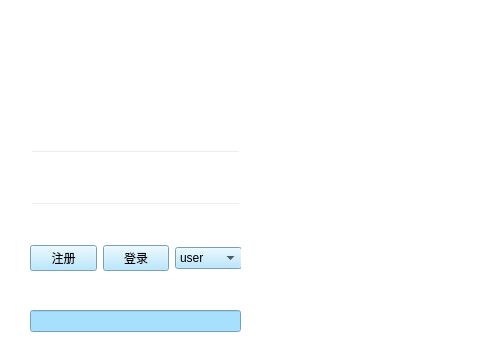
<?xml version="1.0" encoding="UTF-8"?>
<ui version="4.0">
 <class>MainWindow</class>
 <widget class="QMainWindow" name="MainWindow">
  <property name="geometry">
   <rect>
    <x>0</x>
    <y>0</y>
    <width>500</width>
    <height>351</height>
   </rect>
  </property>
  <property name="sizePolicy">
   <sizepolicy hsizetype="Fixed" vsizetype="Fixed">
    <horstretch>0</horstretch>
    <verstretch>0</verstretch>
   </sizepolicy>
  </property>
  <property name="windowTitle">
   <string>MainWindow</string>
  </property>
  <property name="styleSheet">
   <string notr="true">
background-color: rgb(255, 255, 255);
</string>
  </property>
  <widget class="QWidget" name="centralwidget">
   <property name="sizePolicy">
    <sizepolicy hsizetype="Fixed" vsizetype="Fixed">
     <horstretch>0</horstretch>
     <verstretch>0</verstretch>
    </sizepolicy>
   </property>
   <property name="styleSheet">
    <string notr="true"/>
   </property>
   <widget class="QWidget" name="layoutWidget">
    <property name="geometry">
     <rect>
      <x>0</x>
      <y>0</y>
      <width>501</width>
      <height>371</height>
     </rect>
    </property>
    <layout class="QHBoxLayout" name="horizontalLayout_4">
     <item>
      <widget class="QWidget" name="widget" native="true">
       <property name="styleSheet">
        <string notr="true">background-color: argb(255, 247, 248,0)</string>
       </property>
       <widget class="QWidget" name="widget_2" native="true">
        <property name="geometry">
         <rect>
          <x>0</x>
          <y>0</y>
          <width>501</width>
          <height>351</height>
         </rect>
        </property>
        <property name="styleSheet">
         <string notr="true">
background-color: rgba(170, 255, 255, 0);
</string>
        </property>
        <widget class="QLabel" name="label">
         <property name="geometry">
          <rect>
           <x>-10</x>
           <y>0</y>
           <width>541</width>
           <height>351</height>
          </rect>
         </property>
         <property name="styleSheet">
          <string notr="true">border-image:url(:/login/allpicture/login/octobackward.jpg)</string>
         </property>
         <property name="text">
          <string/>
         </property>
        </widget>
        <widget class="QWidget" name="layoutWidget_2">
         <property name="geometry">
          <rect>
           <x>30</x>
           <y>150</y>
           <width>211</width>
           <height>182</height>
          </rect>
         </property>
         <layout class="QVBoxLayout" name="verticalLayout_5">
          <item>
           <layout class="QVBoxLayout" name="verticalLayout_3">
            <item>
             <layout class="QVBoxLayout" name="verticalLayout_2">
              <item>
               <layout class="QVBoxLayout" name="verticalLayout">
                <item>
                 <layout class="QHBoxLayout" name="horizontalLayout">
                  <item>
                   <widget class="QLineEdit" name="yongHuMing">
                    <property name="minimumSize">
                     <size>
                      <width>0</width>
                      <height>30</height>
                     </size>
                    </property>
                    <property name="styleSheet">
                     <string notr="true">border-image:url(:/login/allpicture/login/username.png);
padding-left:65px;</string>
                    </property>
                   </widget>
                  </item>
                 </layout>
                </item>
                <item>
                 <spacer name="verticalSpacer">
                  <property name="orientation">
                   <enum>Qt::Orientation::Vertical</enum>
                  </property>
                  <property name="sizeHint" stdset="0">
                   <size>
                    <width>20</width>
                    <height>20</height>
                   </size>
                  </property>
                 </spacer>
                </item>
                <item>
                 <layout class="QHBoxLayout" name="horizontalLayout_2">
                  <item>
                   <widget class="QLineEdit" name="miMa">
                    <property name="minimumSize">
                     <size>
                      <width>0</width>
                      <height>30</height>
                     </size>
                    </property>
                    <property name="styleSheet">
                     <string notr="true">border-image:url(:/login/allpicture/login/password.png);
padding-left:65px;</string>
                    </property>
                   </widget>
                  </item>
                 </layout>
                </item>
               </layout>
              </item>
              <item>
               <spacer name="verticalSpacer_2">
                <property name="orientation">
                 <enum>Qt::Orientation::Vertical</enum>
                </property>
                <property name="sizeHint" stdset="0">
                 <size>
                  <width>20</width>
                  <height>10</height>
                 </size>
                </property>
               </spacer>
              </item>
              <item>
               <layout class="QHBoxLayout" name="horizontalLayout_3">
                <item>
                 <widget class="QPushButton" name="pushButton_2">
                  <property name="styleSheet">
                   <string notr="true">background-color:rgb(167, 224, 254)</string>
                  </property>
                  <property name="text">
                   <string>注册</string>
                  </property>
                 </widget>
                </item>
                <item>
                 <spacer name="horizontalSpacer">
                  <property name="orientation">
                   <enum>Qt::Orientation::Horizontal</enum>
                  </property>
                  <property name="sizeHint" stdset="0">
                   <size>
                    <width>40</width>
                    <height>20</height>
                   </size>
                  </property>
                 </spacer>
                </item>
                <item>
                 <widget class="QPushButton" name="pushButton">
                  <property name="styleSheet">
                   <string notr="true">background-color:rgb(167, 224, 254)</string>
                  </property>
                  <property name="text">
                   <string>登录</string>
                  </property>
                 </widget>
                </item>
                <item>
                 <widget class="QComboBox" name="comboBox">
                  <property name="styleSheet">
                   <string notr="true">background-color:rgb(167, 224, 254)</string>
                  </property>
                  <item>
                   <property name="text">
                    <string>user</string>
                   </property>
                  </item>
                  <item>
                   <property name="text">
                    <string>manager</string>
                   </property>
                  </item>
                 </widget>
                </item>
               </layout>
              </item>
             </layout>
            </item>
           </layout>
          </item>
          <item>
           <spacer name="verticalSpacer_3">
            <property name="orientation">
             <enum>Qt::Orientation::Vertical</enum>
            </property>
            <property name="sizeHint" stdset="0">
             <size>
              <width>20</width>
              <height>40</height>
             </size>
            </property>
           </spacer>
          </item>
          <item>
           <widget class="QLineEdit" name="messageShow">
            <property name="styleSheet">
             <string notr="true">background-color:rgb(167, 224, 254)</string>
            </property>
            <property name="readOnly">
             <bool>true</bool>
            </property>
           </widget>
          </item>
         </layout>
        </widget>
       </widget>
      </widget>
     </item>
    </layout>
   </widget>
  </widget>
 </widget>
 <resources/>
 <connections/>
</ui>
